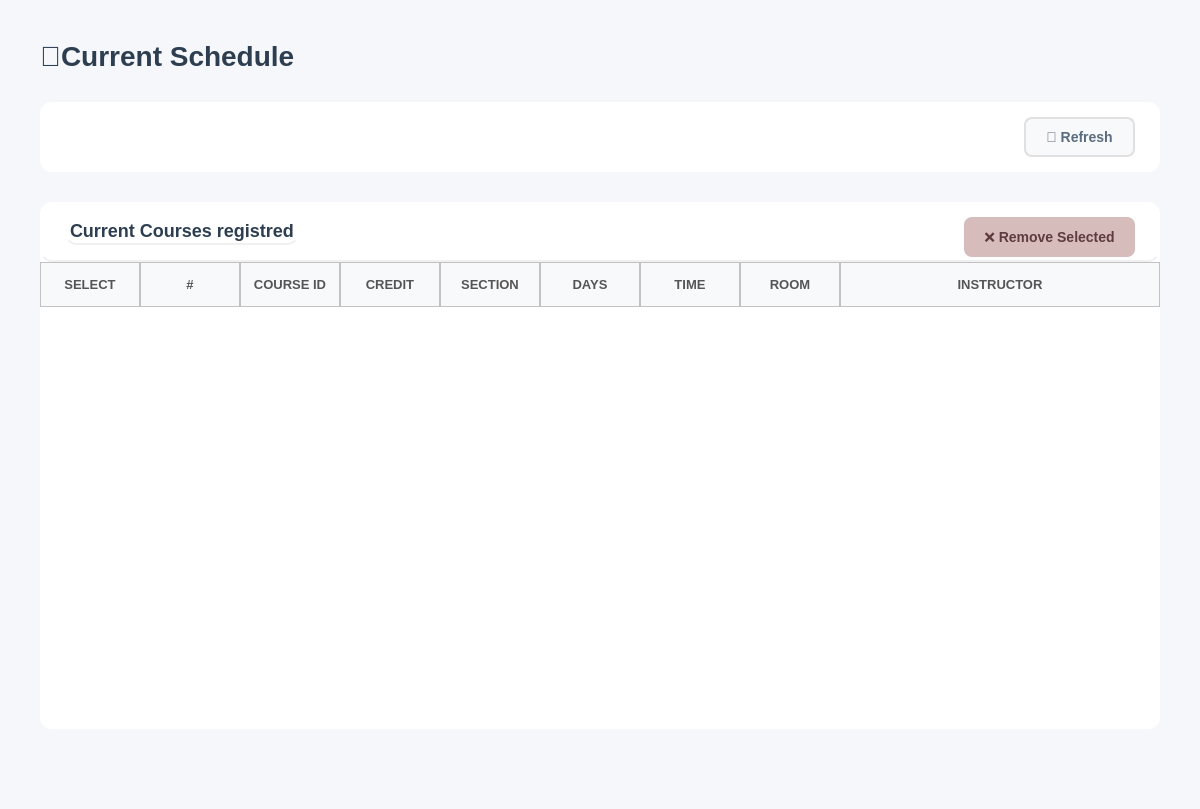
<?xml version="1.0" encoding="UTF-8"?>
<ui version="4.0">
 <class>CurrentSchedule</class>
 <widget class="QWidget" name="CurrentSchedule">
  <property name="geometry">
   <rect>
    <x>0</x>
    <y>0</y>
    <width>1200</width>
    <height>809</height>
   </rect>
  </property>
  <property name="windowTitle">
   <string/>
  </property>
  <property name="styleSheet">
   <string notr="true">background-color: #f5f7fa;</string>
  </property>
  <layout class="QVBoxLayout" name="mainLayout">
   <property name="spacing">
    <number>30</number>
   </property>
   <property name="leftMargin">
    <number>40</number>
   </property>
   <property name="topMargin">
    <number>40</number>
   </property>
   <property name="rightMargin">
    <number>40</number>
   </property>
   <property name="bottomMargin">
    <number>20</number>
   </property>
   <item>
    <layout class="QHBoxLayout" name="headerLayout">
     <item>
      <widget class="QLabel" name="labelTitle">
       <property name="styleSheet">
        <string notr="true">font-size: 28px; font-weight: bold; color: #2c3e50; background: transparent;</string>
       </property>
       <property name="text">
        <string>📅Current Schedule</string>
       </property>
      </widget>
     </item>
     <item>
      <spacer name="headerSpacer">
       <property name="orientation">
        <enum>Qt::Orientation::Horizontal</enum>
       </property>
       <property name="sizeHint" stdset="0">
        <size>
         <width>40</width>
         <height>20</height>
        </size>
       </property>
      </spacer>
     </item>
    </layout>
   </item>
   <item>
    <widget class="QFrame" name="filterFrame">
     <property name="minimumSize">
      <size>
       <width>0</width>
       <height>70</height>
      </size>
     </property>
     <property name="maximumSize">
      <size>
       <width>16777215</width>
       <height>70</height>
      </size>
     </property>
     <property name="styleSheet">
      <string notr="true">background-color: white; border-radius: 12px;</string>
     </property>
     <property name="frameShape">
      <enum>QFrame::Shape::StyledPanel</enum>
     </property>
     <layout class="QHBoxLayout" name="filterLayout">
      <property name="leftMargin">
       <number>25</number>
      </property>
      <property name="topMargin">
       <number>15</number>
      </property>
      <property name="rightMargin">
       <number>25</number>
      </property>
      <property name="bottomMargin">
       <number>15</number>
      </property>
      <item>
       <spacer name="filterSpacer">
        <property name="orientation">
         <enum>Qt::Orientation::Horizontal</enum>
        </property>
        <property name="sizeHint" stdset="0">
         <size>
          <width>40</width>
          <height>20</height>
         </size>
        </property>
       </spacer>
      </item>
      <item>
       <widget class="QPushButton" name="buttonRefresh">
        <property name="minimumSize">
         <size>
          <width>100</width>
          <height>40</height>
         </size>
        </property>
        <property name="cursor">
         <cursorShape>PointingHandCursor</cursorShape>
        </property>
        <property name="styleSheet">
         <string notr="true">QPushButton {
    background-color: #f8f9fa;     /* light grey background */
    color: #5a6c7d;               /* text color */
    border: 2px solid #e0e0e0;    /* default border */
    border-radius: 8px;
    font-size: 14px;
    font-weight: bold;
    padding: 10px 20px;
}

QPushButton:hover {
    border-color: #6c5ce7;        /* purplish-blue border on hover */
    color: #6c5ce7;               /* match text color to border */
}

QPushButton:pressed {
    background-color: #e0e0e0;    /* slightly darker grey when pressed */
    border-color: #6c5ce7;        /* keep border highlight */
    color: #6c5ce7;               /* text color */
}
</string>
        </property>
        <property name="text">
         <string>🔄 Refresh</string>
        </property>
       </widget>
      </item>
     </layout>
    </widget>
   </item>
   <item>
    <widget class="QFrame" name="tableFrame">
     <property name="styleSheet">
      <string notr="true">background-color: white; border-radius: 12px;</string>
     </property>
     <property name="frameShape">
      <enum>QFrame::Shape::StyledPanel</enum>
     </property>
     <layout class="QVBoxLayout" name="tableMainLayout">
      <property name="spacing">
       <number>0</number>
      </property>
      <property name="leftMargin">
       <number>0</number>
      </property>
      <property name="topMargin">
       <number>0</number>
      </property>
      <property name="rightMargin">
       <number>0</number>
      </property>
      <property name="bottomMargin">
       <number>0</number>
      </property>
      <item>
       <widget class="QFrame" name="tableHeader">
        <property name="minimumSize">
         <size>
          <width>0</width>
          <height>60</height>
         </size>
        </property>
        <property name="maximumSize">
         <size>
          <width>16777215</width>
          <height>60</height>
         </size>
        </property>
        <property name="styleSheet">
         <string notr="true">background: transparent; border-bottom: 2px solid #f0f0f0;</string>
        </property>
        <property name="frameShape">
         <enum>QFrame::Shape::StyledPanel</enum>
        </property>
        <layout class="QHBoxLayout" name="tableHeaderLayout">
         <property name="leftMargin">
          <number>25</number>
         </property>
         <property name="topMargin">
          <number>15</number>
         </property>
         <property name="rightMargin">
          <number>25</number>
         </property>
         <property name="bottomMargin">
          <number>15</number>
         </property>
         <item>
          <widget class="QLabel" name="tableTitle">
           <property name="styleSheet">
            <string notr="true">font-size: 18px; font-weight: bold; color: #2c3e50; background: transparent;</string>
           </property>
           <property name="text">
            <string>Current Courses registred</string>
           </property>
          </widget>
         </item>
         <item>
          <spacer name="tableHeaderSpacer">
           <property name="orientation">
            <enum>Qt::Orientation::Horizontal</enum>
           </property>
           <property name="sizeHint" stdset="0">
            <size>
             <width>40</width>
             <height>20</height>
            </size>
           </property>
          </spacer>
         </item>
         <item>
          <widget class="QPushButton" name="buttonRemoveSelected">
           <property name="enabled">
            <bool>false</bool>
           </property>
           <property name="minimumSize">
            <size>
             <width>120</width>
             <height>40</height>
            </size>
           </property>
           <property name="cursor">
            <cursorShape>PointingHandCursor</cursorShape>
           </property>
           <property name="styleSheet">
            <string notr="true">/* ---- Reject Button ---- */
QPushButton {
    background-color: #f8d7da;
    color: #721c24;
    border: none;
    border-radius: 8px;
    font-size: 14px;
    font-weight: bold;
    padding: 10px 20px;
}
QPushButton:hover {
    background-color: #c82333;
    color: white;
}
QPushButton:pressed {
    background-color: #a71d2a;  /* slightly darker for pressed feedback */
}
QPushButton:disabled {
    background-color: #d7bcbc; /* more washed-out red */
    color: #5e3b3e;
}</string>
           </property>
           <property name="text">
            <string>❌ Remove Selected</string>
           </property>
          </widget>
         </item>
        </layout>
       </widget>
      </item>
      <item>
       <widget class="QTableWidget" name="tableCourses">
        <property name="minimumSize">
         <size>
          <width>0</width>
          <height>300</height>
         </size>
        </property>
        <property name="styleSheet">
         <string notr="true">QTableWidget {
    border: none;
    background-color: white;
    gridline-color: #e5e5e5;      /* slightly darker for visibility */
    color: #222222;               /* matches QLineEdit text color */
    font-size: 14px;
}

QTableWidget::item {
    padding: 14px;
    border: none;
    color: #222222;               /* consistent text color */
}

QTableWidget::item:selected {
    background-color: #fcebed;  /* soft pink selection */
    color: #222222;             /* keep text readable */
}

QHeaderView::section {
    background-color: #f8f9fa;
    padding: 12px;
	border: 1px solid #c1c1c1; 
    font-size: 13px;
    color: #555555;               /* similar to readOnly QLineEdit text */
    font-weight: bold;
}
QTableWidget::item:focus {
    outline: none;
    border: none;
}
/* Removes weird selection rectangle */
QTableWidget::item:focus {
    outline: none;
    border: none;
}
QTableWidget::indicator {
    width: 18px;
    height: 18px;
}

QTableWidget::indicator:unchecked {
    border: 1px solid #b8b8b8;      /* soft grey border */
    background-color: #f8f8f8;      /* very light grey */
    border-radius: 3px;             /* slightly rounded */
}

QTableWidget::indicator:checked {
    border: 1px solid #5a5a5a;      /* darker grey when selected */
    background-color: #6c6c6c;      /* washed-out grey instead of harsh green */
    image: url(&quot;&quot;);                 /* remove default checkmark */
    border-radius: 3px;
}

QTableWidget::indicator:checked:hover,
QTableWidget::indicator:unchecked:hover {
    border-color: #3a3a3a;
}

QTableWidget::indicator:checked::after {
    content: &quot;&quot;;
    image: url(&quot;&quot;); /* no default checkmark */
}
/* ===== SCROLLBARS (VERTICAL &amp; HORIZONTAL) ===== */

/* Track */
QScrollBar:vertical, QScrollBar:horizontal {
    background: rgba(255, 255, 255, 0.05);  /* subtle track */
    border-radius: 6px;
    margin: 0px;  /* remove extra space */
}

/* Handle / Thumb */
QScrollBar::handle:vertical, QScrollBar::handle:horizontal {
    background: rgba(120, 120, 120, 0.35);  /* glassy thumb */
    border-radius: 6px;
    border: 1px solid rgba(255, 255, 255, 0.2); /* subtle highlight */
    min-height: 30px; /* vertical */
    min-width: 30px;  /* horizontal */
}

QScrollBar::handle:vertical:hover,
QScrollBar::handle:horizontal:hover {
    background: rgba(120, 120, 120, 0.55);
}

/* Buttons (up/down or left/right) */
QScrollBar::add-line:vertical, QScrollBar::sub-line:vertical,
QScrollBar::add-line:horizontal, QScrollBar::sub-line:horizontal {
    width: 16px;  /* horizontal buttons width */
    height: 16px; /* vertical buttons height */
    background: rgba(180, 180, 180, 0.35);
    border-radius: 4px;
}

/* Arrow icons */
QScrollBar::up-arrow:vertical, QScrollBar::down-arrow:vertical,
QScrollBar::left-arrow:horizontal, QScrollBar::right-arrow:horizontal {
    width: 6px;
    height: 6px;
    background: transparent;
}

/* Remove blank areas */
QScrollBar::add-page:vertical, QScrollBar::sub-page:vertical,
QScrollBar::add-page:horizontal, QScrollBar::sub-page:horizontal {
    background: none;
}

/* Sizes */
QScrollBar:vertical { width: 12px; }
QScrollBar:horizontal { height: 12px; }
</string>
        </property>
        <property name="editTriggers">
         <set>QAbstractItemView::EditTrigger::NoEditTriggers</set>
        </property>
        <property name="alternatingRowColors">
         <bool>true</bool>
        </property>
        <property name="selectionMode">
         <enum>QAbstractItemView::SelectionMode::ContiguousSelection</enum>
        </property>
        <property name="selectionBehavior">
         <enum>QAbstractItemView::SelectionBehavior::SelectRows</enum>
        </property>
        <property name="verticalScrollMode">
         <enum>QAbstractItemView::ScrollMode::ScrollPerPixel</enum>
        </property>
        <property name="horizontalScrollMode">
         <enum>QAbstractItemView::ScrollMode::ScrollPerPixel</enum>
        </property>
        <property name="cornerButtonEnabled">
         <bool>true</bool>
        </property>
        <attribute name="horizontalHeaderStretchLastSection">
         <bool>true</bool>
        </attribute>
        <attribute name="verticalHeaderVisible">
         <bool>false</bool>
        </attribute>
        <attribute name="verticalHeaderCascadingSectionResizes">
         <bool>true</bool>
        </attribute>
        <column>
         <property name="text">
          <string>SELECT</string>
         </property>
        </column>
        <column>
         <property name="text">
          <string>#</string>
         </property>
        </column>
        <column>
         <property name="text">
          <string>COURSE ID</string>
         </property>
        </column>
        <column>
         <property name="text">
          <string>CREDIT</string>
         </property>
        </column>
        <column>
         <property name="text">
          <string>SECTION</string>
         </property>
        </column>
        <column>
         <property name="text">
          <string>DAYS</string>
         </property>
        </column>
        <column>
         <property name="text">
          <string>TIME</string>
         </property>
        </column>
        <column>
         <property name="text">
          <string>ROOM</string>
         </property>
        </column>
        <column>
         <property name="text">
          <string>INSTRUCTOR</string>
         </property>
        </column>
       </widget>
      </item>
     </layout>
    </widget>
   </item>
   <item>
    <spacer name="verticalSpacer">
     <property name="orientation">
      <enum>Qt::Orientation::Vertical</enum>
     </property>
     <property name="sizeType">
      <enum>QSizePolicy::Policy::Maximum</enum>
     </property>
     <property name="sizeHint" stdset="0">
      <size>
       <width>20</width>
       <height>60</height>
      </size>
     </property>
    </spacer>
   </item>
  </layout>
 </widget>
 <resources/>
 <connections/>
</ui>
